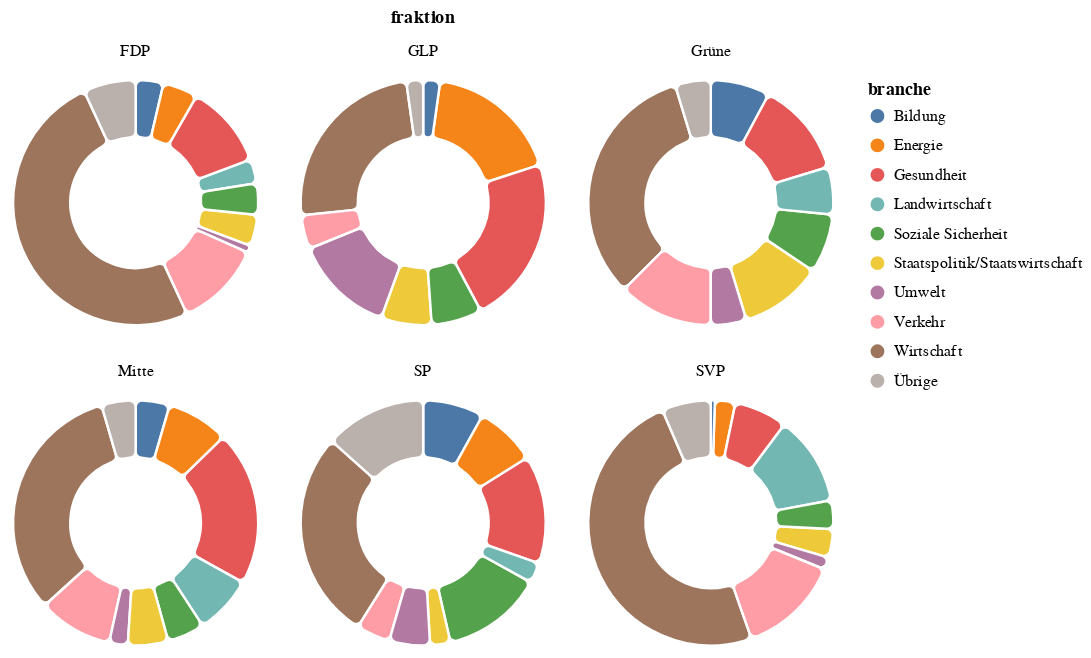

Source (notebook cell):
### Code cell
source = duckdb.query('''
    select branche, fraktion_lang fraktion, count(1) count
    from df_bezahlt b
    join df_fraktionen f on f.fraktion = b.fraktion
    where 1=1
    and branche in (select branche from df_bezahlt group by branche having count(1) >= 20)
    group by 1, 2
    union
    select 'Übrige' branche, fraktion_lang fraktion, count(1) count
    from df_bezahlt b
    join df_fraktionen f on f.fraktion = b.fraktion
    where branche not in (select branche from df_bezahlt group by branche having count(1) >= 20)
    group by 1, 2
''').to_df()

chart = alt.Chart(source).mark_arc(innerRadius=40, stroke='white', strokeWidth=1.5, cornerRadius=4).encode(
    theta=alt.Theta('count', stack='normalize'),
    color=alt.Color('branche'),
    tooltip='count',
).properties(
    width=150,
    height=150
).facet(
    facet='fraktion',
    columns=3
)
chart.save('output/mehrere-kreise-nach-fraktion-und-branche-relativ-min20.pdf')
chart

### Figure 1 — Vega-Lite specification as saved in the notebook (floating-point values rounded to 4 significant figures)
{"config": {"view": {"continuousWidth": 400, "continuousHeight": 300}}, "data": {"name": "data-df8e62e6825b496b0c48e7e9a8435f1b"}, "facet": {"field": "fraktion", "type": "nominal"}, "spec": {"mark": {"type": "arc", "cornerRadius": 4, "innerRadius": 40, "stroke": "white", "strokeWidth": 1.5}, "encoding": {"color": {"field": "branche", "type": "nominal"}, "theta": {"field": "count", "stack": "normalize", "type": "quantitative"}, "tooltip": {"field": "count", "type": "quantitative"}}, "height": 150, "width": 150}, "columns": 3, "$schema": "https://vega.github.io/schema/vega-lite/v4.17.0.json", "datasets": {"data-df8e62e6825b496b0c48e7e9a8435f1b": [{"branche": "Wirtschaft", "fraktion": "Grüne", "count": 21}, {"branche": "Bildung", "fraktion": "Grüne", "count": 5}, {"branche": "Gesundheit", "fraktion": "Grüne", "count": 8}, {"branche": "Staatspolitik/Staatswirtschaft", "fraktion": "SVP", "count": 7}, {"branche": "Energie", "fraktion": "SVP", "count": 5}, {"branche": "Wirtschaft", "fraktion": "SVP", "count": 91}, {"branche": "Umwelt", "fraktion": "SVP", "count": 3}, {"branche": "Landwirtschaft", "fraktion": "SVP", "count": 22}, {"branche": "Verkehr", "fraktion": "SVP", "count": 25}, {"branche": "Soziale Sicherheit", "fraktion": "SVP", "count": 7}, {"branche": "Wirtschaft", "fraktion": "FDP", "count": 109}, {"branche": "Verkehr", "fraktion": "FDP", "count": 25}, {"branche": "Gesundheit", "fraktion": "SVP", "count": 13}, {"branche": "Staatspolitik/Staatswirtschaft", "fraktion": "FDP", "count": 9}, {"branche": "Verkehr", "fraktion": "Grüne", "count": 8}, {"branche": "Wirtschaft", "fraktion": "Mitte", "count": 79}, {"branche": "Bildung", "fraktion": "Mitte", "count": 11}, {"branche": "Verkehr", "fraktion": "Mitte", "count": 24}, {"branche": "Gesundheit", "fraktion": "Mitte", "count": 50}, {"branche": "Landwirtschaft", "fraktion": "FDP", "count": 7}, {"branche": "Bildung", "fraktion": "FDP", "count": 8}, {"branche": "Gesundheit", "fraktion": "SP", "count": 16}, {"branche": "Soziale Sicherheit", "fraktion": "SP", "count": 15}, {"branche": "Wirtschaft", "fraktion": "SP", "count": 31}, {"branche": "Umwelt", "fraktion": "GLP", "count": 6}, {"branche": "Energie", "fraktion": "GLP", "count": 8}, {"branche": "Staatspolitik/Staatswirtschaft", "fraktion": "GLP", "count": 3}, {"branche": "Wirtschaft", "fraktion": "GLP", "count": 11}, {"branche": "Landwirtschaft", "fraktion": "Mitte", "count": 19}, {"branche": "Gesundheit", "fraktion": "FDP", "count": 24}, {"branche": "Soziale Sicherheit", "fraktion": "FDP", "count": 9}, {"branche": "Umwelt", "fraktion": "Mitte", "count": 6}, {"branche": "Energie", "fraktion": "Mitte", "count": 20}, {"branche": "Soziale Sicherheit", "fraktion": "Mitte", "count": 12}, {"branche": "Staatspolitik/Staatswirtschaft", "fraktion": "SP", "count": 3}, {"branche": "Verkehr", "fraktion": "SP", "count": 5}, {"branche": "Bildung", "fraktion": "SP", "count": 9}, {"branche": "Soziale Sicherheit", "fraktion": "Grüne", "count": 5}, {"branche": "Bildung", "fraktion": "GLP", "count": 1}, {"branche": "Staatspolitik/Staatswirtschaft", "fraktion": "Mitte", "count": 13}, {"branche": "Landwirtschaft", "fraktion": "Grüne", "count": 4}, {"branche": "Staatspolitik/Staatswirtschaft", "fraktion": "Grüne", "count": 7}, {"branche": "Umwelt", "fraktion": "Grüne", "count": 3}, {"branche": "Landwirtschaft", "fraktion": "SP", "count": 3}, {"branche": "Bildung", "fraktion": "SVP", "count": 1}, {"branche": "Energie", "fraktion": "SP", "count": 9}, {"branche": "Umwelt", "fraktion": "SP", "count": 6}, {"branche": "Energie", "fraktion": "FDP", "count": 10}, {"branche": "Gesundheit", "fraktion": "GLP", "count": 10}, {"branche": "Verkehr", "fraktion": "GLP", "count": 2}, {"branche": "Umwelt", "fraktion": "FDP", "count": 2}, {"branche": "Soziale Sicherheit", "fraktion": "GLP", "count": 3}, {"branche": "Übrige", "fraktion": "Grüne", "count": 3}, {"branche": "Übrige", "fraktion": "Mitte", "count": 11}, {"branche": "Übrige", "fraktion": "SP", "count": 15}, {"branche": "Übrige", "fraktion": "SVP", "count": 12}, {"branche": "Übrige", "fraktion": "FDP", "count": 15}, {"branche": "Übrige", "fraktion": "GLP", "count": 1}]}}
